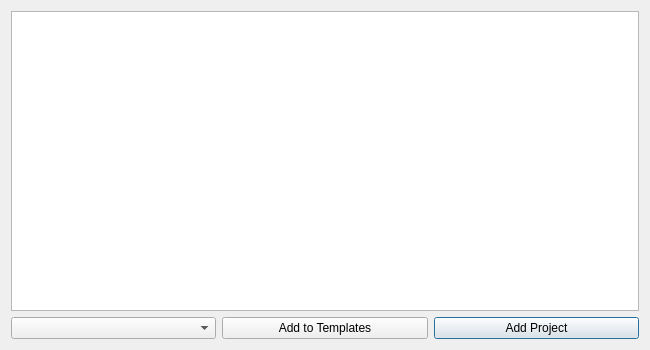
<?xml version="1.0" encoding="UTF-8"?>
<ui version="4.0">
 <class>Dialog</class>
 <widget class="QDialog" name="Dialog">
  <property name="geometry">
   <rect>
    <x>0</x>
    <y>0</y>
    <width>650</width>
    <height>350</height>
   </rect>
  </property>
  <property name="minimumSize">
   <size>
    <width>650</width>
    <height>350</height>
   </size>
  </property>
  <property name="font">
   <font>
    <pointsize>9</pointsize>
   </font>
  </property>
  <property name="windowTitle">
   <string>New Project</string>
  </property>
  <property name="windowIcon">
   <iconset>
    <normalon>../icons/new_project.png</normalon>
   </iconset>
  </property>
  <layout class="QGridLayout" name="gridLayout">
   <item row="1" column="0">
    <widget class="QComboBox" name="template_combo">
     <property name="placeholderText">
      <string>Project Template</string>
     </property>
    </widget>
   </item>
   <item row="1" column="2">
    <widget class="QPushButton" name="submit_button">
     <property name="text">
      <string>Add Project</string>
     </property>
     <property name="default">
      <bool>false</bool>
     </property>
    </widget>
   </item>
   <item row="1" column="1">
    <widget class="QPushButton" name="addtemplate_button">
     <property name="text">
      <string>Add to Templates</string>
     </property>
     <property name="autoDefault">
      <bool>false</bool>
     </property>
    </widget>
   </item>
   <item row="0" column="0" colspan="3">
    <widget class="QTextEdit" name="details_tedit">
     <property name="tabStopWidth">
      <number>20</number>
     </property>
    </widget>
   </item>
  </layout>
 </widget>
 <tabstops>
  <tabstop>details_tedit</tabstop>
  <tabstop>template_combo</tabstop>
  <tabstop>addtemplate_button</tabstop>
  <tabstop>submit_button</tabstop>
 </tabstops>
 <resources/>
 <connections/>
</ui>
